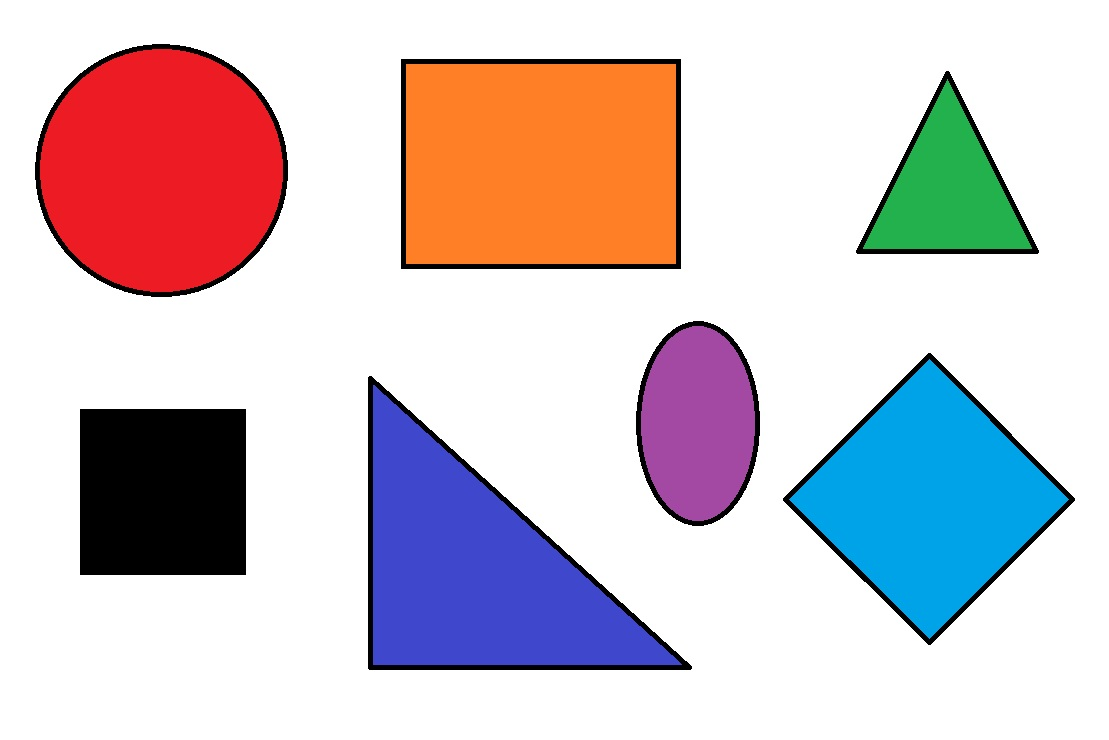
#> input picture Python/przetwarzanieobrazow/Projekt2[Lab07-Lab12]/Kod_1_Lab07/test.jpg, 1109 x 740 px
$ python main.py
#> lines starting #> are read from the running program, lines starting #| are printed output that depends on the picture; after the words box and inside, x2 and y2 are one past the last pixel; in counts of white or black regions, pixels touching at a corner belong together
import cv2 as cv
import numpy as np
import os
dir_path  = '/mnt/shared/Programming/Python/przetwarzanieobrazow/Projekt2[Lab07-Lab12]/Kod_1_Lab07'
os.chdir(dir_path)
photo_1 = cv.imread('test.jpg')
#> photo_1 is the input picture: shape (740, 1109, 3); mean B, G, R 203.7, 198.6, 210.1
gray = cv.cvtColor(photo_1,cv.COLOR_BGR2GRAY) #converting to gray for easier detection
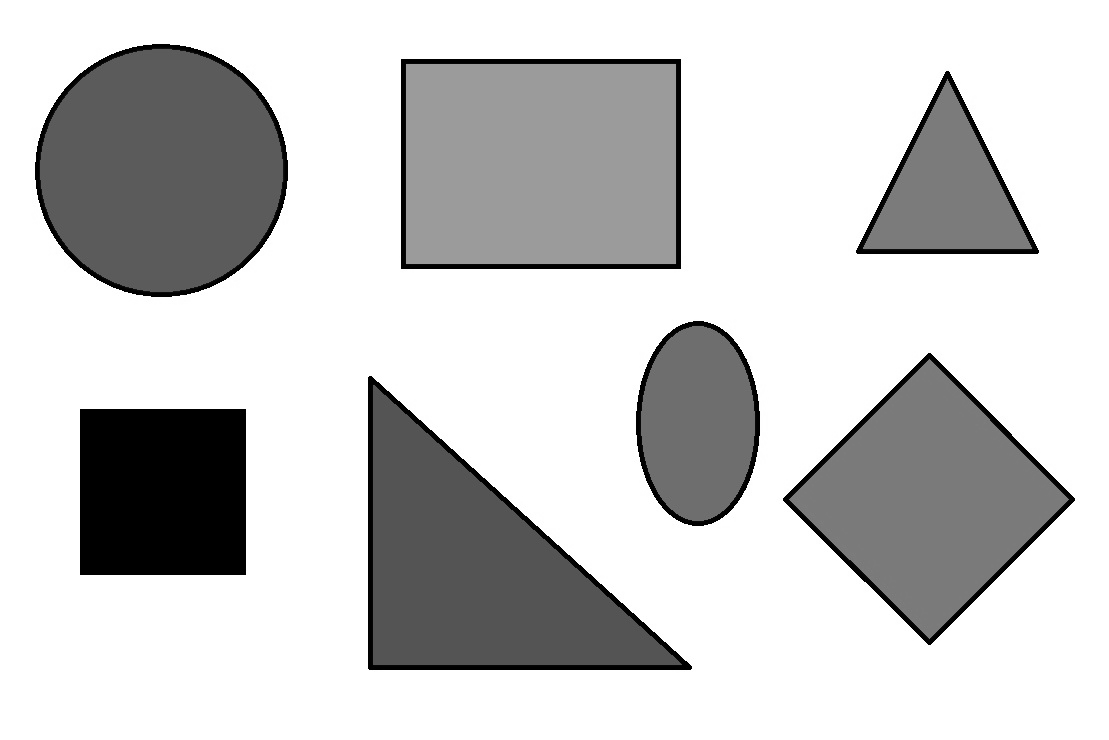
#> gray: shape (740, 1109); min 0, max 255, mean 202.6
edges = cv.Canny(gray,30,200)
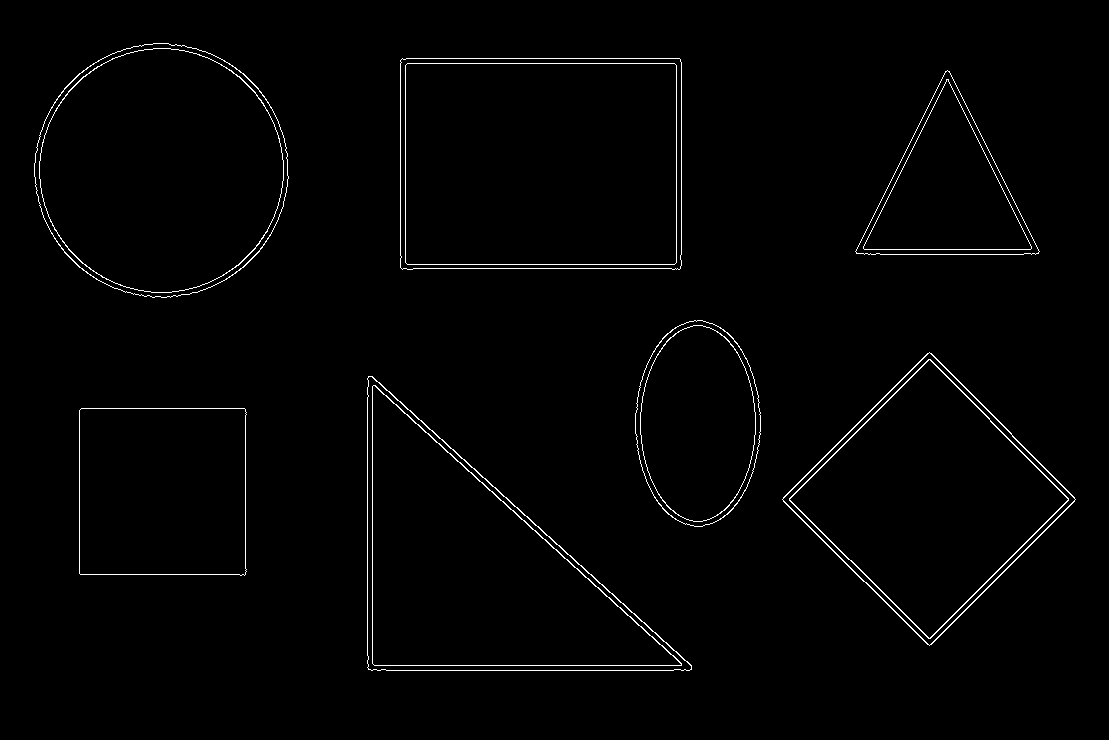
#> edges: shape (740, 1109); 1.3% white in thin lines or dots, all inside (x1, y1, x2, y2) = (34, 43, 1076, 671)
cv.waitKey(0)
#recognising
contours,hierarchy = cv.findContours(edges,cv.RETR_EXTERNAL,cv.CHAIN_APPROX_NONE)
#> contours = 7 contours; box (x1, y1, x2, y2) and area: (400, 58, 682, 270) 59003, (34, 43, 289, 298) 50275, (367, 376, 692, 671) 49098, (782, 352, 1076, 646) 43518, (79, 408, 247, 576) 27560, (635, 320, 761, 527) 20028, (855, 70, 1040, 255) 17350
cv.imshow("Obraz z wykrytymi konturami", edges)
cv.drawContours(photo_1,contours,-1,(0,255,0),3)
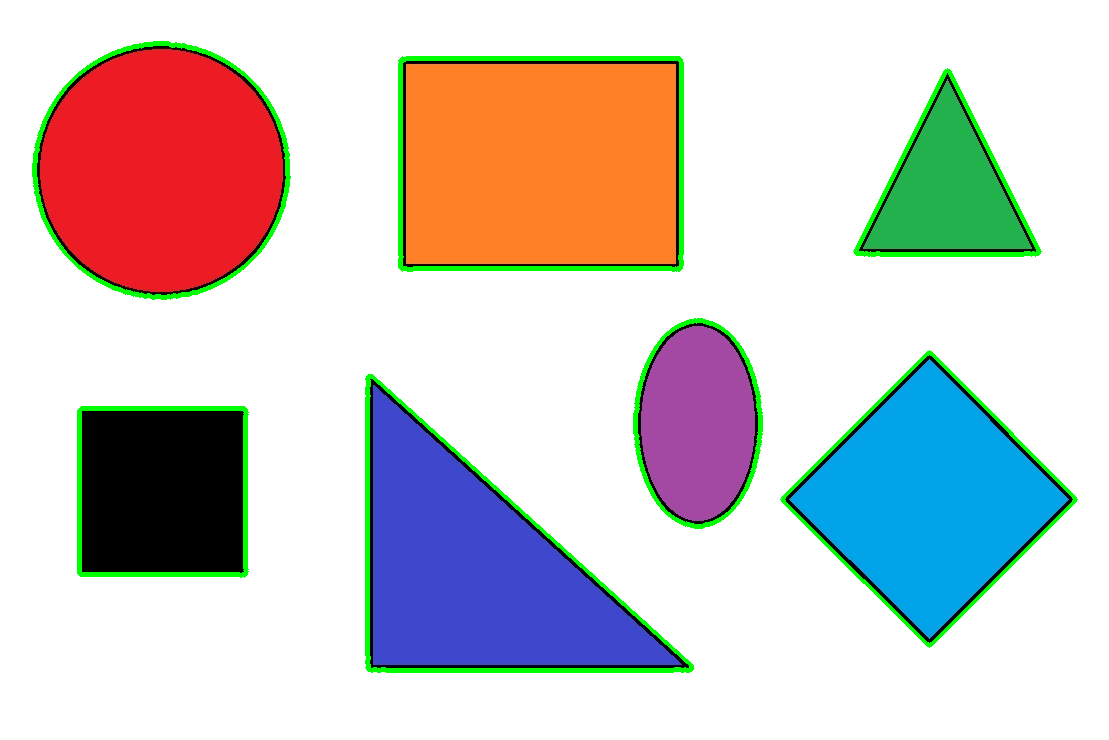
#> photo_1: shape (740, 1109, 3); 2.99% of pixels changed, all inside (x1, y1, x2, y2) = (32, 41, 1078, 673)
cv.imshow("Kontury",photo_1)
print("Liczba wykrytych konturów: " + str(len(contours)))
#| Liczba wykrytych konturów: 7
cv.waitKey(0)
cv.destroyAllWindows()
#Todo: 1. Aproksymacja kształtów (Liczba boków)Zgodnie z instrukcją, powinieneś użyć funkcji approxPolyDP, aby określić liczbę boków figury. To pozwoli Ci odróżnić np. trójkąt od prostokąta.  3 boki: trójkąt4 boki: kwadrat / prostokąt / rombWięcej boków: koło / elipsa2. Analiza koloruInstrukcja wymaga pobrania pikseli z wnętrza obiektu i zanalizowania ich wartości w przestrzeni kolorów (np. RGB).  Musisz zdefiniować przedziały dla kolorów (np. czerwony to $R > 150, G < 50, B < 50$).  Warto pobrać próbkę pikseli ze środka ciężkości konturu (możesz go wyznaczyć za pomocą tzw. momentów — cv.moments).3. Podpisywanie obiektówZadanie wymaga umieszczenia tekstu informującego o kształcie i kolorze bezpośrednio na obrazie za pomocą funkcji putText. Obecnie skrypt tylko wypisuje liczbę konturów w konsoli.
